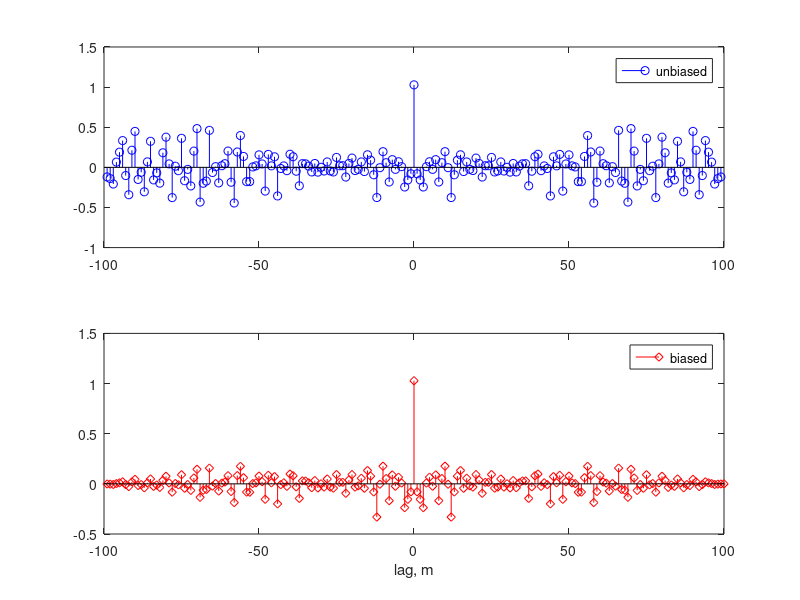
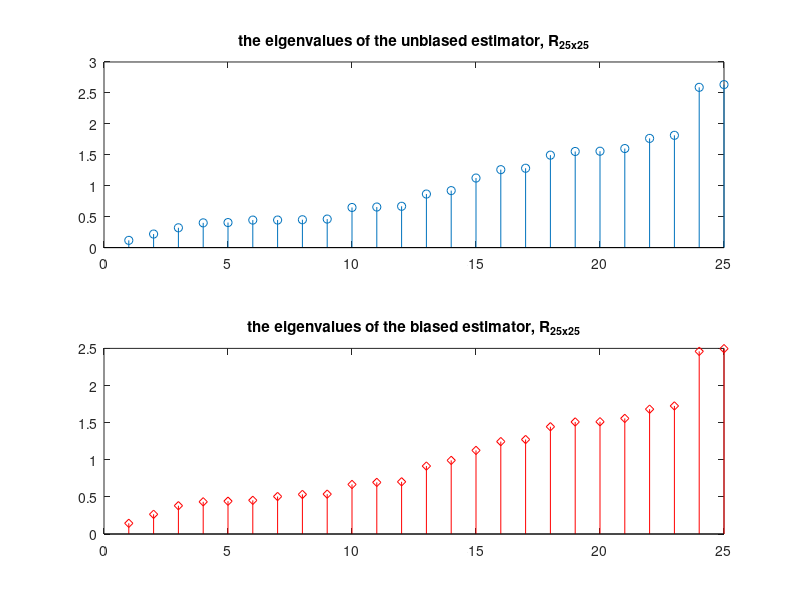
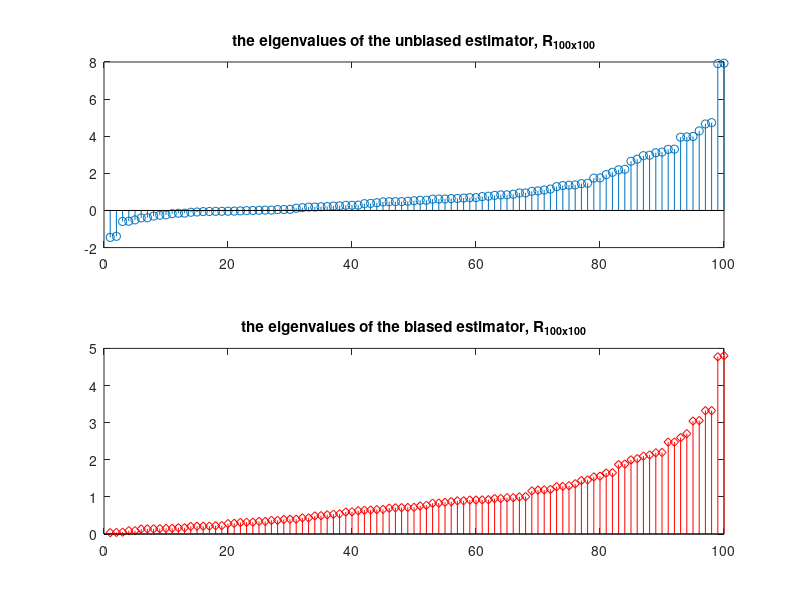

These figures' MATLAB source, in order:
% 
% ASP_HW2 第6題 通訊所一年級 110064533 陳劭珩
% 
clear;
clc;
% 
% (1) Generate a stationary Gaussian random signal with samples x(n) for 
%     n = 0, 1, 2, …, M-1 using MATLAB, where M=100. Then estimate the 
%     correlation of the random signal based on each of the two estimators,
%     i.e., compute r_hat(m) and r_prime(m) for m = -M+1, …, M-1. From the 
%     simulation results, show that r_hat(m) has high variability for m > M/4.
% 
% (2) Let R be a correlation matrix of the random signal x(n). It is known 
%     that R is a positive semi-definite matrix if the true correlation 
%     values are used. How is the positive semidefinite property of R if 
%     the true correlation values are replaced with the estimates
%     r_hat(m) or r_prime(m) for m = 0, 1, 2, …, 24 and m = 0, 1, 2, …, 99? 
%     Justify your answers.
% 
M = 100;         % number of points
x = randn(1, M); % Gaussian random signal
%
r_hat = zeros(1, 200);
r_prime = zeros(1, 200);
t = -M+1 : M;    % -99, ..., 0, ..., 100 total 200 points
% 
% compute r_hat(m) and r_prime(m)
% 
for m_index = -M+1 : M
    sigma = 0;
    for n_index = 0 : M - abs(m_index) - 1
        sigma = sigma + x(n_index + 1) * x(n_index + 1 + abs(m_index));
    end
    r_hat(m_index + M) = 1 / (M - abs(m_index)) * sigma;
    r_prime(m_index + M) = 1 / M * sigma;
end
%
% plot the results
% 
figure(1),
subplot(2, 1, 1);
stem(t, r_hat,'b');
legend('unbiased');
% 
subplot(2, 1, 2);
stem(t, r_prime,'dr');
legend('biased');
% 
xlabel('lag, m');
% 
% show the positive semidefinite property
% 
toeplitz_r_hat_0_24 = toeplitz(r_hat(100:124));     % R_hat(0)   ... R_hat(24)
toeplitz_r_prime_0_24 = toeplitz(r_prime(100:124)); % R_prime(0) ... R_prime(24)
toeplitz_r_hat_0_99 = toeplitz(r_hat(100:199));     % R_hat(0)   ... R_hat(99)
toeplitz_r_prime_0_99 = toeplitz(r_prime(100:199)); % R_prime(0) ... R_prime(99)
% 
% compute eigen value, and it would be a diagonal matrix, ans we only want 
% the values on the diagonal
% 
% first compute the eigen value, 
[~, d1] = eig(toeplitz_r_hat_0_24);
[~, d2] = eig(toeplitz_r_prime_0_24);
[~, d3] = eig(toeplitz_r_hat_0_99);
[~, d4] = eig(toeplitz_r_prime_0_99);
% 
% then only take the one on the diagonal
diag_v1 = diag(d1);
diag_v2 = diag(d2);
diag_v3 = diag(d3);
diag_v4 = diag(d4);
% 
figure(2),
subplot(2, 1, 1),
stem(diag_v1);
title('the eigenvalues of the unbiased estimator, R_{25x25}');
subplot(2, 1, 2),
stem(diag_v2, 'rd');
title('the eigenvalues of the biased estimator, R_{25x25}');
% 
figure(3),
subplot(2, 1, 1),
stem(diag_v3);
title('the eigenvalues of the unbiased estimator, R_{100x100}');
subplot(2, 1, 2),
stem(diag_v4, 'rd');
title('the eigenvalues of the biased estimator, R_{100x100}');
% 
% 

